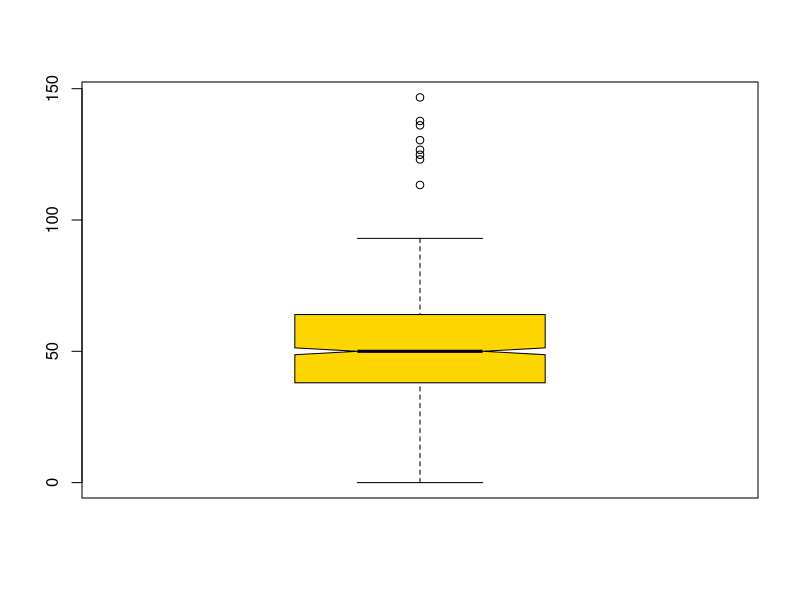

Write R code to recreate this figure.
library(ggplot2)
library(scales)


custdata<- read.table('custdata.tsv',
                      header=T,sep='\t')

boxplot(custdata$age, notch=TRUE, col="gold")

boxplot.stats(custdata$age)$stats

boxplot.stats(custdata$age)

print(custdata$age)




























